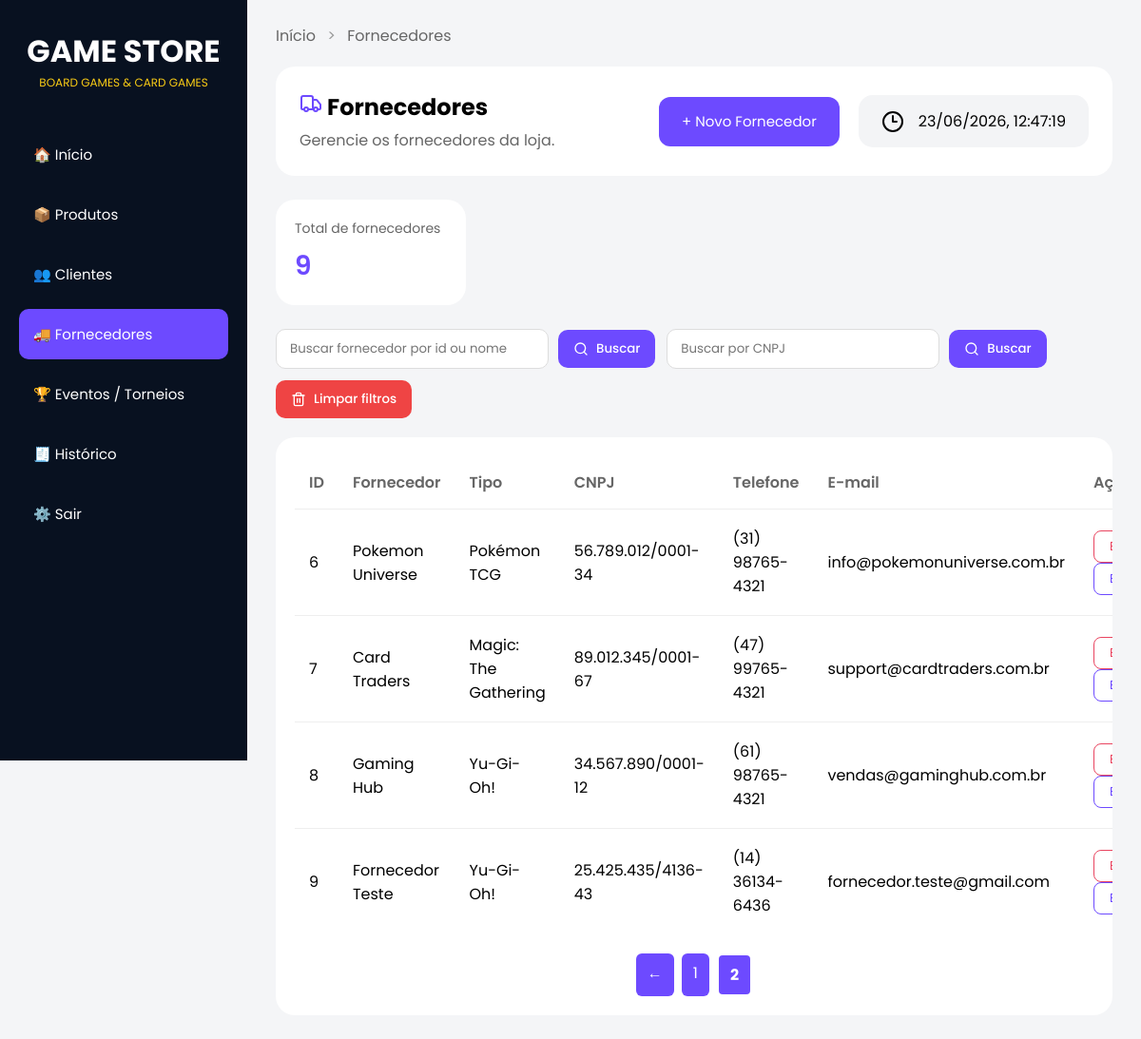
Page /fornecedores?pagina=2 (signed in) on the committed database.
### tables this page shows
CREATE TABLE fornecedores (
            id INTEGER PRIMARY KEY AUTOINCREMENT,
            nome TEXT NOT NULL,
            tipo TEXT NOT NULL,
            cnpj TEXT NOT NULL UNIQUE,
            telefone TEXT NOT NULL,
            email TEXT NOT NULL UNIQUE,
            margem_lucro TEXT NOT NULL
        );

### routes.py (the view)
@app.route("/fornecedores")
@login_required
def fornecedores():
    criar_tabela_fornecedores()
    lista = listar_fornecedores()
    dados = paginar(lista, 5)
    return render_template(
        "fornecedores.html",
        fornecedores=dados["itens"],
        pagina=dados["pagina"],
        total_paginas=dados["total_paginas"],
        total_fornecedores=len(lista),
        modo="criar",
        em_busca=False
    )

### database.py (called while the page is built)
def conectar():
    return sqlite3.connect(CAMINHO_BANCO)

### modules/fornecedores.py (called while the page is built)
def criar_tabela_fornecedores():
    conn = conectar()
    cursor = conn.cursor()
    cursor.execute("""
        CREATE TABLE IF NOT EXISTS fornecedores (
            id INTEGER PRIMARY KEY AUTOINCREMENT,
            nome TEXT NOT NULL,
            tipo TEXT NOT NULL,
            cnpj TEXT NOT NULL UNIQUE,
            telefone TEXT NOT NULL,
            email TEXT NOT NULL UNIQUE,
            margem_lucro TEXT NOT NULL
        )
    """)
    try:
        cursor.execute("ALTER TABLE fornecedores ADD COLUMN tipo TEXT")
    except:
        pass
    try:
        cursor.execute("ALTER TABLE fornecedores ADD COLUMN margem_lucro TEXT")
    except:
        pass
    conn.commit()
    conn.close()

def listar_fornecedores():
    conn = conectar()
    cursor = conn.cursor()
    cursor.execute("SELECT * FROM fornecedores")
    fornecedores = cursor.fetchall()
    conn.close()
    return fornecedores

### modules/reutilizaveis.py (called while the page is built)
def paginar(lista, por_pagina=10):
    pagina = request.args.get("pagina", 1, type=int)
    inicio = (pagina - 1) * por_pagina
    fim = inicio + por_pagina
    total_paginas = math.ceil(len(lista) / por_pagina)
    return {
        "itens": lista[inicio:fim],
        "pagina": pagina,
        "total_paginas": total_paginas
    }

### routes.py (called while the page is built)
def login_required(f):
    @functools.wraps(f)
    def decorated(*args, **kwargs):
        if not session.get('logado'):
            return redirect('/login')
        return f(*args, **kwargs)
    return decorated

### templates/fornecedores.html (shortened to what this page needs)
<!doctype html>
<html lang="pt-BR">
<head>
  <link rel="stylesheet" href="{{ url_for('static', filename='fornecedores.css') }}" />
</head>
<body>
  <div class="sidebar">
    <div class="logo">
      <h1>GAME STORE</h1>
      <p>BOARD GAMES & CARD GAMES</p>
    </div>
    <div class="menu">
      <a href="/">🏠 Início</a>
      <a href="/produtos">📦 Produtos</a>
      <a href="/clientes">👥 Clientes</a>
      <a href="/fornecedores" class="active">🚚 Fornecedores</a>
      <a href="/eventos">🏆 Eventos / Torneios</a>
      <a href="/historico">🧾 Histórico</a>
      <a href="/logout">⚙️ Sair</a>
    </div>
  </div>
  <main class="main">
    <div class="breadcrumb">
      <a href="/">Início</a>
      <span>></span>
      <a href="/fornecedores">Fornecedores</a>
    </div>
    <section class="topo">
      <div class="titulo-subt">
        <h1><i data-lucide="truck" class="lucide-truck"></i> Fornecedores</h1>
        <p>Gerencie os fornecedores da loja.</p>
      </div>
      <div class="botoes-titulo">
        <button class="new-product" onclick="mostrarFormulario()">+ Novo Fornecedor</button>
      </div>
      <div class="data">
        <i data-lucide="clock-3"></i>
        <time id="data-hora" class="data-textos"></time>
      </div>
    </section>
    <div class="card-resumo">
      <div class="resumo-item">
        <span class="resumo-label">Total de fornecedores</span>
        <strong class="resumo-valor">{{ total_fornecedores }}</strong>
      </div>
    </div>
    <div class="filtros">
      <form action="/fornecedores/busca" method="POST" class="form-busca">
        <input type="text" name="busca" placeholder="Buscar fornecedor por id ou nome" required>
        <button type="submit" class="btn-filter">
          <i data-lucide="search" class="lucide-btn"></i> Buscar
        </button>
      </form>
      <form action="/fornecedores/busca-cnpj" method="POST" class="form-busca">
        <input type="text" name="cnpj" placeholder="Buscar por CNPJ" required>
        <button type="submit" class="btn-filter">
          <i data-lucide="search" class="lucide-btn"></i> Buscar
        </button>
      </form>
      <form class="form-nofiltros" action="/fornecedores">
        <button type="submit" class="btn-clear">
          <i data-lucide="trash-2" class="lucide-btn"></i> Limpar filtros
        </button>
      </form>
    </div>
    <div class="card-tabela">
      <table class="tabela-fornecedores">
        <thead>
          <tr>
            <th>ID</th>
            <th>Fornecedor</th>
            <th>Tipo</th>
            <th>CNPJ</th>
            <th>Telefone</th>
            <th>E-mail</th>
            <th>Ações</th>
          </tr>
        </thead>
        <tbody>
          {% for fornecedor in fornecedores %}
          <tr>
            <td>{{ fornecedor[0] }}</td>
            <td>{{ fornecedor[1] }}</td>
            <td>{{ fornecedor[2] }}</td>
            <td>{{ fornecedor[3] }}</td>
            <td>{{ fornecedor[4] }}</td>
            <td>{{ fornecedor[5] }}</td>
            <td>
              <form action="/fornecedores/excluir/{{ fornecedor[0] }}" method="POST" style="display:inline;">
                <button type="submit" class="btn-excluir">Excluir</button>
              </form>
              <form action="/fornecedores/editar/{{ fornecedor[0] }}" method="GET" style="display:inline;">
                <button type="submit" class="btn-editar">Editar</button>
              </form>
            </td>
          </tr>
          {% endfor %}
        </tbody>
      </table>
      {% if not em_busca %}
      <div class="paginacao">
        {% if pagina > 1 %}
        <a href="?pagina={{ pagina - 1 }}">←</a>
        {% endif %}
        {% for p in range(1, total_paginas + 1) %}
        <a href="?pagina={{ p }}" {% if p==pagina %}class="ativo" {% endif %}>
          {{ p }}
        </a>
        {% endfor %}
      </div>
      {% endif %}
    </div>
  </main>
</body>
</html>

### static/fornecedores.css (style rules this page uses)
* { margin: 0; padding: 0; box-sizing: border-box; font-family: "Poppins", sans-serif; }
body { background: #f4f5f7; display: flex; }
.sidebar { width: 260px; height: 100vh; background: #081120; color: white; padding: 30px 20px; position: fixed; }
.logo { text-align: center; margin-bottom: 40px; }
.logo h1 { font-size: 32px; }
.logo p { color: #facc15; font-size: 12px; }
.menu { display: flex; flex-direction: column; gap: 10px; }
.menu a { text-decoration: none; color: white; padding: 15px; border-radius: 10px; transition: 0.3s; font-size: 15px; }
.menu a:hover, .menu a.active { background: #6d4aff; }
.main { margin-left: 260px; width: calc(100% - 260px); padding: 25px 30px; }
.breadcrumb { margin-bottom: 20px; }
.breadcrumb a { text-decoration: none; color: #666; }
.breadcrumb span { margin: 0 8px; color: #999; }
.topo { display: flex; align-items: center; gap: 20px; background: white; padding: 25px; border-radius: 20px; margin-bottom: 25px; }
.titulo-subt { flex: 1; }
.titulo-subt h1 { margin-bottom: 5px; }
.titulo-subt p { color: #666; }
.botoes-titulo { display: flex; gap: 10px; }
.new-product { height: 52px; padding: 0 24px; border: none; border-radius: 12px; font-size: 15px; cursor: pointer; transition: 0.3s; background: #6d4aff; color: white; }
.lucide-truck { color: #6d4aff; }
.data { display: flex; align-items: center; gap: 15px; background: #f3f4f6; padding: 15px 24px; border-radius: 15px; }
.card-resumo { display: flex; gap: 16px; margin-bottom: 25px; }
.resumo-item { background: white; border-radius: 20px; padding: 20px; min-width: 200px; }
.resumo-label { font-size: 14px; color: #666; display: block; margin-bottom: 8px; }
.resumo-valor { font-size: 28px; color: #6d4aff; font-weight: 600; }
.filtros { display: flex; flex-wrap: wrap; gap: 12px; margin-bottom: 20px; align-items: center; }
.form-busca, .form-nofiltros { display: flex; gap: 10px; align-items: center; }
.form-busca input, .form-busca select { padding: 10px 14px; border: 1px solid #ddd; border-radius: 10px; min-width: 220px; font-family: "Poppins", sans-serif; }
.btn-filter, .btn-clear { border: none; border-radius: 10px; padding: 10px 16px; cursor: pointer; font-weight: 500; transition: 0.3s; font-family: "Poppins", sans-serif; display: flex; align-items: center; gap: 8px; }
.btn-filter { background: #6d4aff; color: white; }
.btn-clear { background: #ef4444; color: white; }
.lucide-btn { width: 16px; height: 16px; }
.card-tabela { background: white; border-radius: 20px; padding: 20px; overflow-x: auto; }
.tabela-fornecedores { width: 100%; border-collapse: collapse; min-width: 700px; }
.tabela-fornecedores th { text-align: left; color: #666; font-weight: 600; padding: 15px; }
.tabela-fornecedores td { padding: 18px 15px; border-top: 1px solid #eee; }
.btn-editar { background: none; border: 1px solid #6d4aff; color: #6d4aff; padding: 6px 16px; border-radius: 8px; font-size: 13px; cursor: pointer; font-family: "Poppins", sans-serif; transition: 0.3s; margin-right: 6px; }
.btn-excluir { background: none; border: 1px solid #e94560; color: #e94560; padding: 6px 16px; border-radius: 8px; font-size: 13px; cursor: pointer; font-family: "Poppins", sans-serif; transition: 0.3s; }
.paginacao { display: flex; justify-content: center; gap: 8px; margin-top: 20px; }
.paginacao a { text-decoration: none; padding: 8px 12px; border-radius: 6px; background: #6d4aff; color: white; }
.paginacao a.ativo { font-weight: bold; border: 2px solid white; }

### rows in the picture
fornecedores: id "6", nome "Pokemon Universe", tipo "Pokémon TCG", cnpj "56.789.012/0001-34", telefone "(31) 98765-4321", email "info@pokemonuniverse.com.br"
fornecedores: id "7", nome "Card Traders", tipo "Magic: The Gathering", cnpj "89.012.345/0001-67", telefone "(47) 99765-4321", email "support@cardtraders.com.br"
fornecedores: id "8", nome "Gaming Hub", tipo "Yu-Gi-Oh!", cnpj "34.567.890/0001-12", telefone "(61) 98765-4321", email "vendas@gaminghub.com.br"
fornecedores: id "9", nome "Fornecedor Teste", tipo "Yu-Gi-Oh!", cnpj "25.425.435/4136-43", telefone "(14) 36134-6436", email "fornecedor.teste@gmail.com"

### other values in the picture
{{ total_fornecedores }} "9"
{{ p }} "1" "2"
